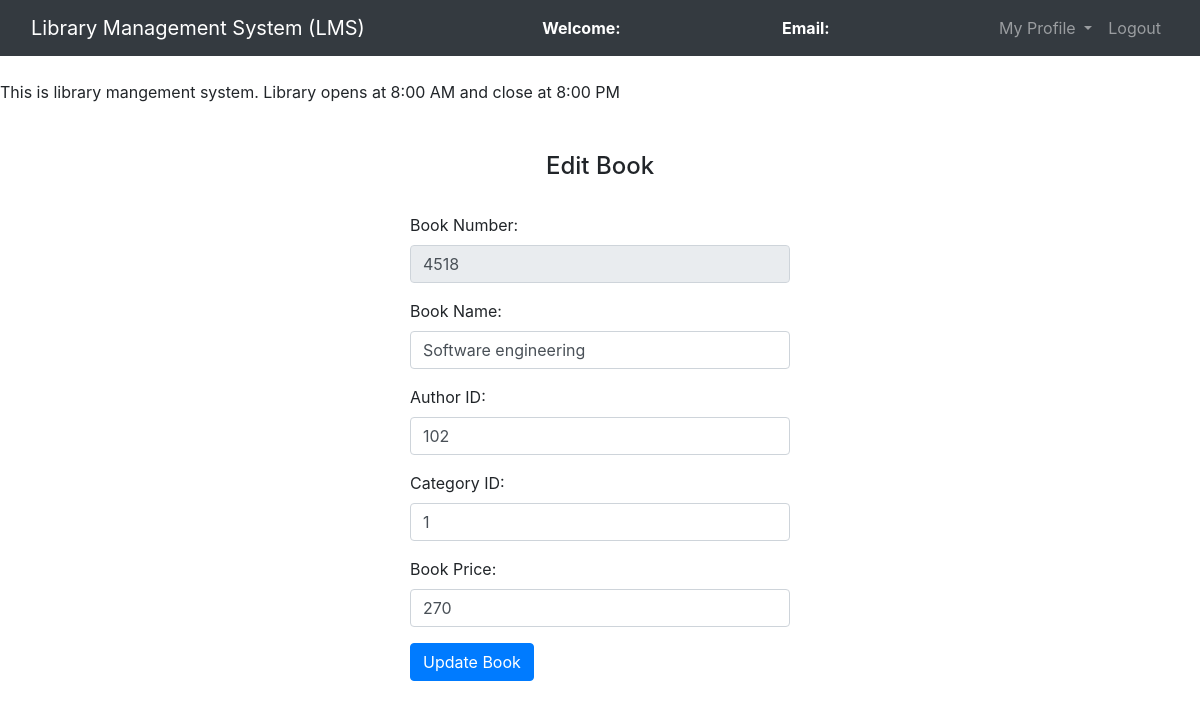
Screenshot of /views/edit_book.php?bn=4518 with the database file from the repository.
### tables this page shows
CREATE TABLE `books` (
  `book_id` int(11) NOT NULL,
  `book_name` varchar(250) NOT NULL,
  `author_id` int(11) NOT NULL,
  `cat_id` int(11) NOT NULL,
  `book_no` int(11) NOT NULL,
  `book_price` int(11) NOT NULL
);

### views/edit_book.php (the view, shortened to what this page needs)
<?php
	$connection = mysqli_connect("localhost:3308","root","");
	$book_name = "";
	$book_no = "";
	$author_id = "";
	$cat_id = "";
	$book_price = "";
	$query = "select * from books where book_no = $_GET[bn]";
	$query_run = mysqli_query($connection,$query);
	while ($row = mysqli_fetch_assoc($query_run)){
		$book_name = $row['book_name'];
		$book_no = $row['book_no'];
		$author_id = $row['author_id'];
		$cat_id = $row['cat_id'];
		$book_price = $row['book_price'];
	}
?>
<!DOCTYPE html>
<html>
<head>
	<link rel="stylesheet" type="text/css" href="../assets/css/bootstrap.min.css">
</head>
<body>
	<nav class="navbar navbar-expand-lg navbar-dark bg-dark">
		<div class="container-fluid">
			<div class="navbar-header">
				<a class="navbar-brand" href="librarian_dashboard.php">Library Management System (LMS)</a>
			</div>
			<font style="color: white"><span><strong>Welcome: <?php echo $_SESSION['name'];?></strong></span></font>
			<font style="color: white"><span><strong>Email: <?php echo $_SESSION['email'];?></strong></font>
		    <ul class="nav navbar-nav navbar-right">
		      <li class="nav-item dropdown">
	        	<a class="nav-link dropdown-toggle" data-toggle="dropdown">My Profile </a>
		      </li>
		      <li class="nav-item">
		        <a class="nav-link" href="../logout.php">Logout</a>
		      </li>
		    </ul>
		</div>
	</nav><br>
	<span><marquee>This is library mangement system. Library opens at 8:00 AM and close at 8:00 PM</marquee></span><br><br>
		<center><h4>Edit Book</h4><br></center>
		<div class="row">
			<div class="col-md-4"></div>
			<div class="col-md-4">
				<form action="" method="post">
					<div class="form-group">
						<label for="mobile">Book Number:</label>
						<input type="text" name="book_no" value="<?php echo $book_no;?>" class="form-control" disabled required>
					</div>
					<div class="form-group">
						<label for="email">Book Name:</label>
						<input type="text" name="book_name" value="<?php echo $book_name;?>" class="form-control" required>
					</div>
					<div class="form-group">
						<label for="mobile">Author ID:</label>
						<input type="text" name="author_id" value="<?php echo $author_id;?>" class="form-control" required>
					</div>
					<div class="form-group">
						<label for="mobile">Category ID:</label>
						<input type="text" name="cat_id" value="<?php echo $cat_id;?>" class="form-control" required>
					</div>
					<div class="form-group">
						<label for="mobile">Book Price:</label>
						<input type="text" name="book_price" value="<?php echo $book_price;?>" class="form-control" required>
					</div>
					<button type="submit" name="update" class="btn btn-primary">Update Book</button>
				</form>
			</div>
			<div class="col-md-4"></div>
		</div>
</body>
</html>

### rows the page displays
books: book_no "4518", book_name "Software engineering", author_id "102", cat_id "1", book_price "270"
